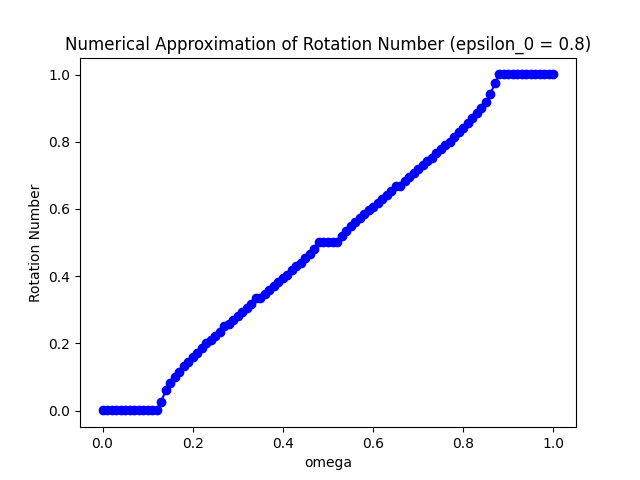

This chart was generated by the following Python code:
import numpy as np
import matplotlib.pyplot as plt

def lift(x, omega, epsilon):
    return x + omega + epsilon/(2*np.pi) * np.sin(2*np.pi*x)

def compute_rotation_number(omega, epsilon, x0=0.5, max_iterations=1000):
    x = x0
    for _ in range(max_iterations):
        x = lift(x, omega, epsilon)
    return x / max_iterations

def plot_rotation_numbers(N, epsilon_0):
    omegas = np.linspace(0, 1, N+1)
    rotation_numbers = [
        compute_rotation_number(omega, epsilon_0)
        for omega in omegas
    ]

    plt.plot(omegas, rotation_numbers, 'bo-')
    plt.xlabel('omega')
    plt.ylabel('Rotation Number')
    plt.title(f'Numerical Approximation of Rotation Number (epsilon_0 = {epsilon_0})')
    plt.savefig('cantor.png')
    plt.close()

N = 100
epsilon_0 = 0.8

plot_rotation_numbers(N, epsilon_0)